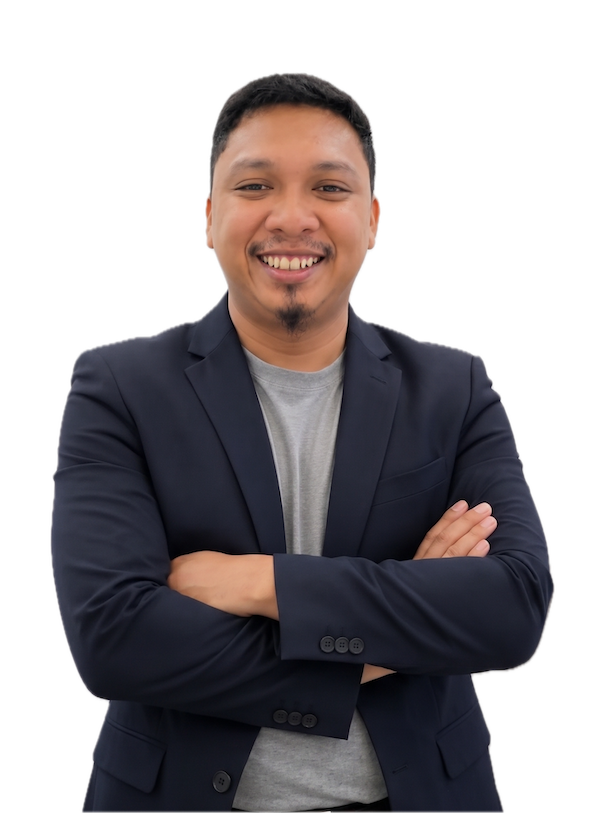
#> input picture src/assets/images/about/jonathan-transparent.png, 600 x 813 px
$ python defringe_jonathan.py
#> lines starting #> are read from the running program, lines starting #| are printed output that depends on the picture; after the words box and inside, x2 and y2 are one past the last pixel; in counts of white or black regions, pixels touching at a corner belong together
"""Decontaminate the alpha channel of jonathan-transparent.png.

Removes the whitish halo left around the subject by background removal.
For semi-transparent pixels, reverses the alpha-over-white compositing math
to recover the true subject color:  c = (observed - 255*(1-a)) / a.
Pixels that are near-pure-white AND only weakly opaque are zeroed out.

Original is backed up to jonathan-transparent.original.png on first run.
"""

from pathlib import Path
from PIL import Image
import numpy as np

SRC = Path(__file__).parent / "src" / "assets" / "images" / "about" / "jonathan-transparent.png"
BACKUP = SRC.with_name("jonathan-transparent.original.png")


def defringe(path: Path) -> None:
    if not BACKUP.exists():
        BACKUP.write_bytes(path.read_bytes())
        print(f"Backup written: {BACKUP.name}")

    img = Image.open(path).convert("RGBA")
#> img is the input picture: PIL image 600x813 RGBA; mean R, G, B, A 36.8, 32.3, 34.7, 130.2
    arr = np.array(img).astype(np.float32)
    r, g, b, a = arr[..., 0], arr[..., 1], arr[..., 2], arr[..., 3]
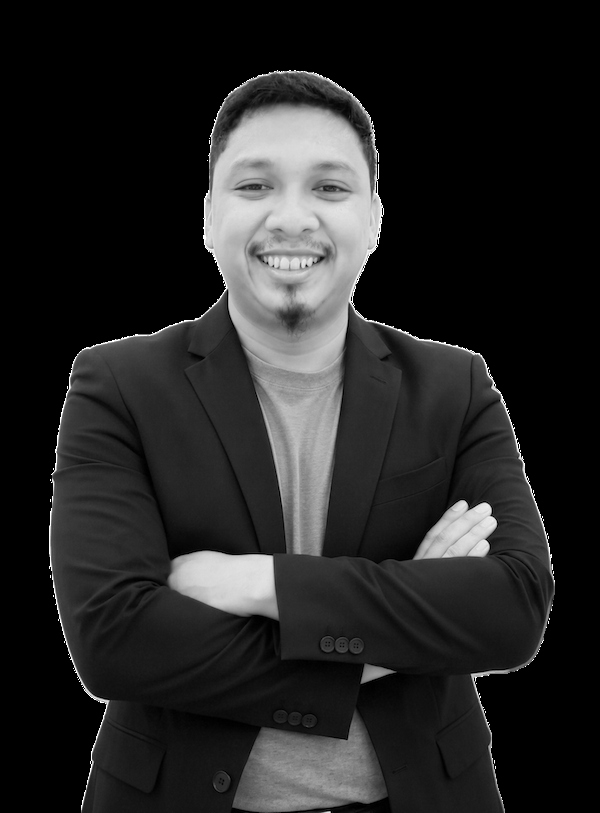
#> r: shape (813, 600) float32; min 0, max 255, mean 36.8
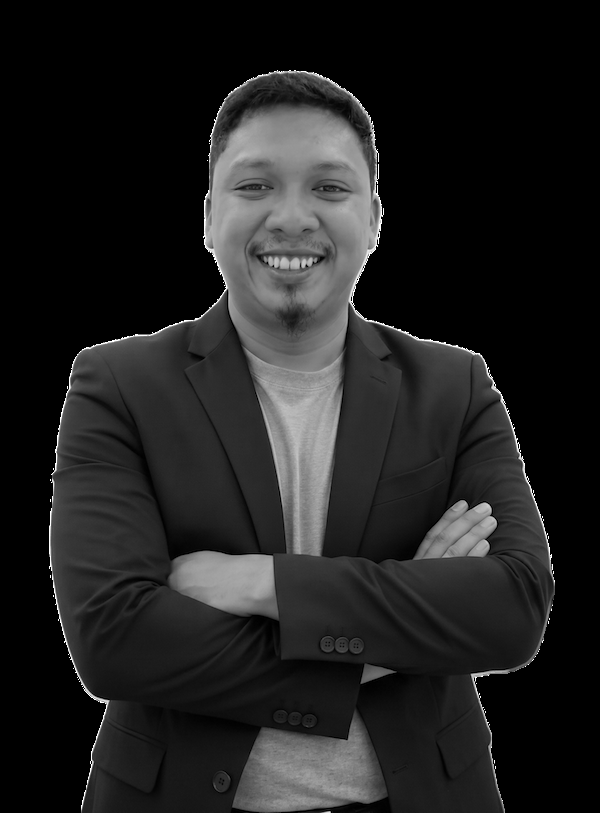
#> g: shape (813, 600) float32; min 0, max 255, mean 32.3
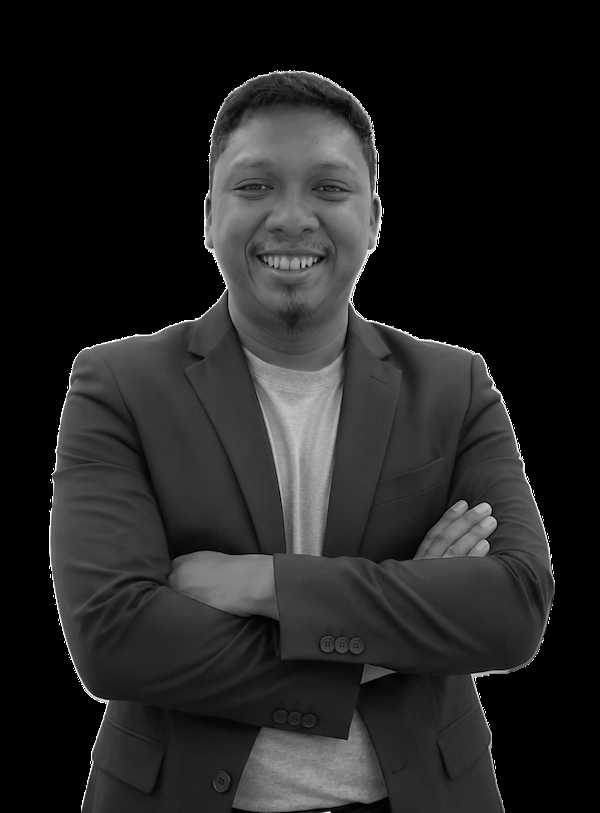
#> b: shape (813, 600) float32; min 0, max 255, mean 34.7

    alpha_n = a / 255.0
    edge = (alpha_n > 0.02) & (alpha_n < 0.98)
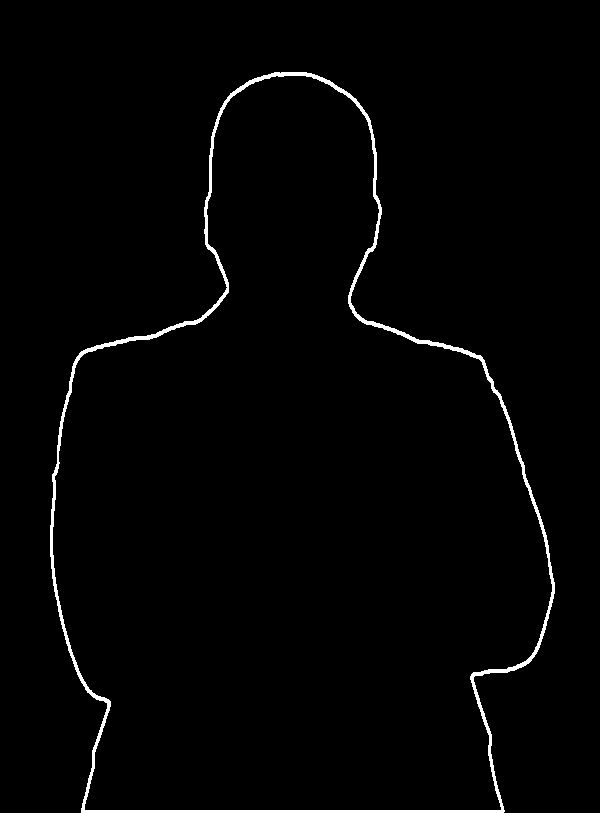
#> edge: shape (813, 600) bool; 1.6% white; 1 white region, box (x1, y1, x2, y2) and area: (50, 72, 555, 813) 7875

    near_white = (r > 235) & (g > 235) & (b > 235)
#> near_white: shape (813, 600) bool; 0.27% white in thin lines or dots, all inside (x1, y1, x2, y2) = (49, 70, 555, 808)
    weak_alpha = alpha_n < 0.55
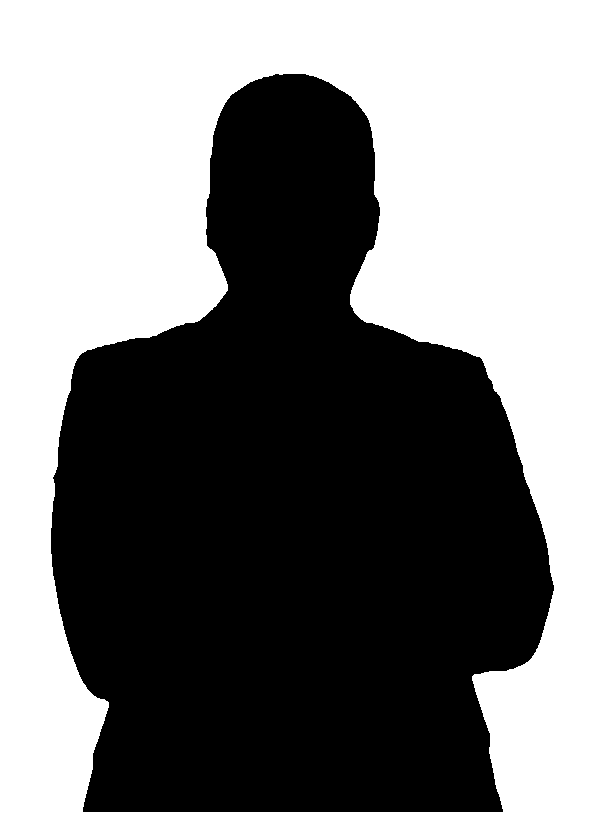
#> weak_alpha: shape (813, 600) bool; 49% white; 1 white region, box (x1, y1, x2, y2) and area: (0, 0, 600, 813) 238870
    erase = edge & near_white & weak_alpha
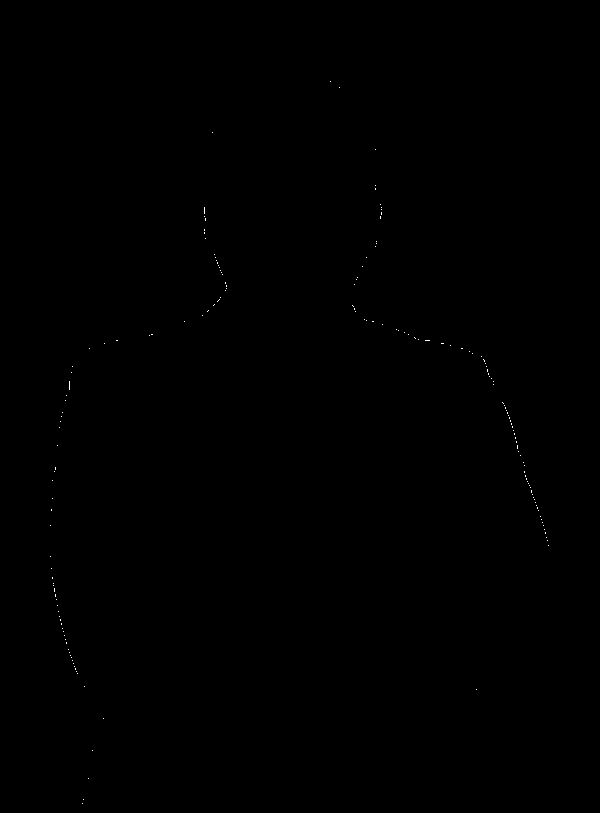
#> erase: shape (813, 600) bool; 0.05% white in thin lines or dots, all inside (x1, y1, x2, y2) = (50, 81, 549, 804)
    a = np.where(erase, 0.0, a)

    alpha_n = a / 255.0
    safe_a = np.maximum(alpha_n, 0.01)
    decontaminate = edge & ~erase
#> decontaminate: shape (813, 600) bool; 1.6% white; 1 white region, box (x1, y1, x2, y2) and area: (50, 72, 555, 813) 7622
    r_fix = (r - 255.0 * (1.0 - alpha_n)) / safe_a
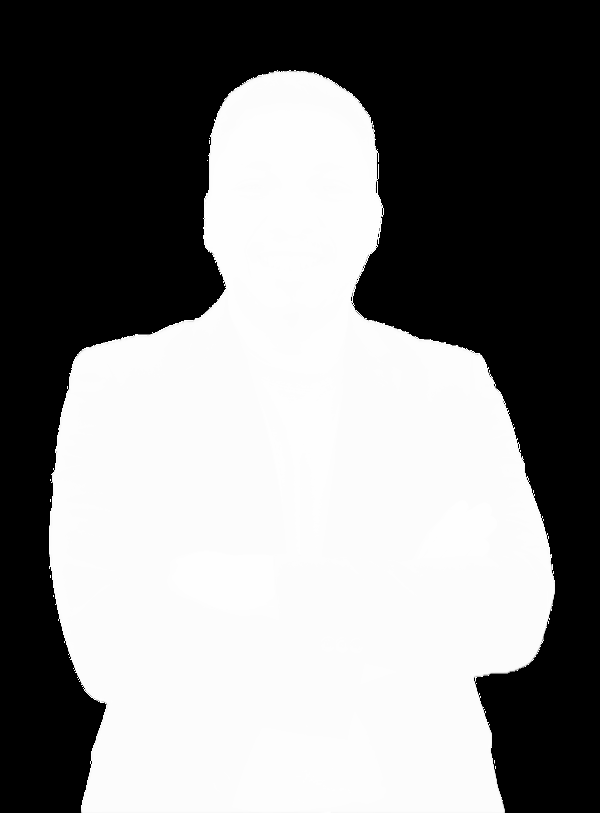
#> r_fix: shape (813, 600) float32; min -25500, max 255, mean -12176.4; drawn with min black and max white
    g_fix = (g - 255.0 * (1.0 - alpha_n)) / safe_a
    b_fix = (b - 255.0 * (1.0 - alpha_n)) / safe_a

    r = np.where(decontaminate, np.clip(r_fix, 0, 255), r)
    g = np.where(decontaminate, np.clip(g_fix, 0, 255), g)
    b = np.where(decontaminate, np.clip(b_fix, 0, 255), b)

    out = np.stack([r, g, b, a], axis=-1).clip(0, 255).astype(np.uint8)
    Image.fromarray(out, mode="RGBA").save(path, optimize=True)
    print(f"Defringed: {path.name}  ({out.shape[1]}×{out.shape[0]})")
#| Defringed: jonathan-transparent.png  (600×813)


if __name__ == "__main__":
    defringe(SRC)

$ run again, with src/assets/images/about/andrew-transparent.png copied over src/assets/images/about/jonathan-transparent.png
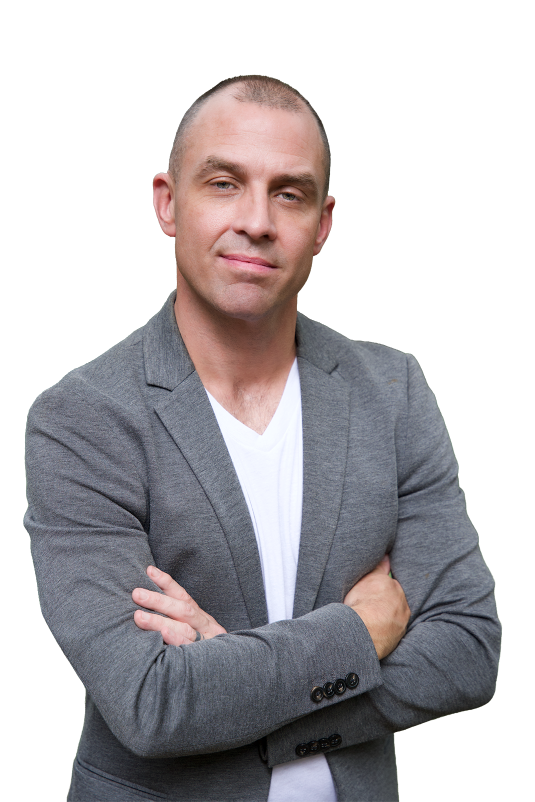
#> input picture src/assets/images/about/andrew-transparent.png, 1069 x 1603 px (shown at 1/2 size)
#> in defringe, img is the input picture: PIL image 1069x1603 RGBA; mean R, G, B, A 64.5, 60.8, 63.6, 133.7
#> in defringe, `edge = (alpha_n > 0.02) & (alpha_n < 0.98)`:
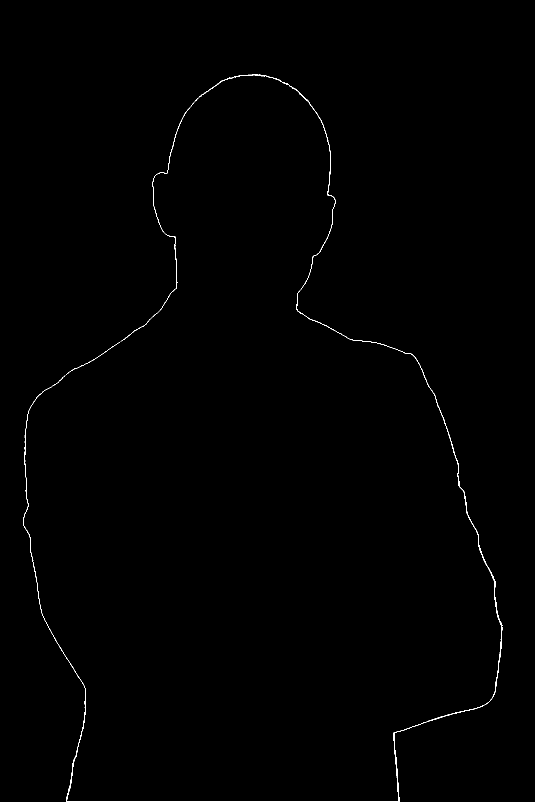
#> edge: shape (1603, 1069) bool (shown at 1/2 size); 0.33% white in thin lines or dots, all inside (x1, y1, x2, y2) = (46, 149, 1005, 1603)
#> near_white: shape (1603, 1069) bool; 2% white; 52 white regions (47 under 20 px), largest, box (x1, y1, x2, y2) and area: (411, 750, 604, 1218) 34761, (530, 1141, 538, 1160) 84, (583, 1082, 595, 1092) 50, (574, 1115, 584, 1123) 28, (532, 1160, 538, 1166) 20
#> in defringe, `weak_alpha = alpha_n < 0.55`:
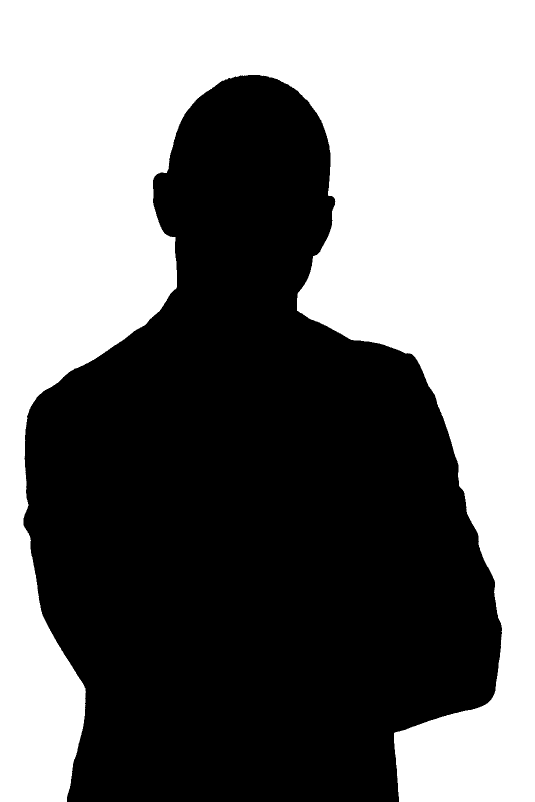
#> weak_alpha: shape (1603, 1069) bool (shown at 1/2 size); 47.6% white; 1 white region, box (x1, y1, x2, y2) and area: (0, 0, 1069, 1603) 814993
#> erase: shape (1603, 1069) bool; every value is 0
#| Defringed: jonathan-transparent.png  (1069×1603)

$ run again, with src/assets/images/about/dipesh-transparent.png copied over src/assets/images/about/jonathan-transparent.png
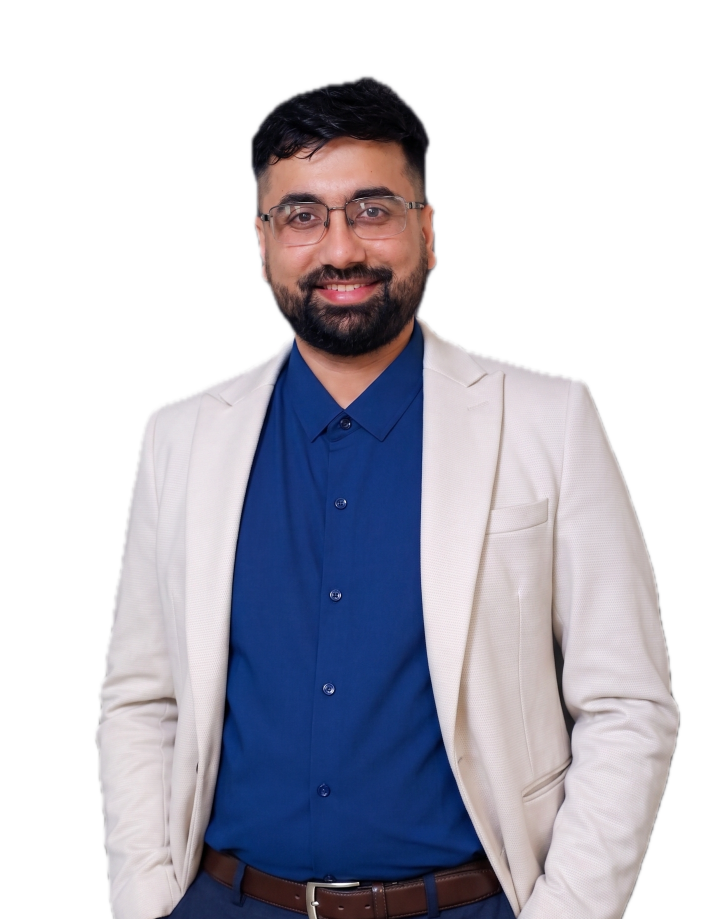
#> input picture src/assets/images/about/dipesh-transparent.png, 1439 x 1838 px (shown at 1/2 size)
#> in defringe, img is the input picture: PIL image 1439x1838 RGBA; mean R, G, B, A 67.3, 67, 77.2, 128.3
#> in defringe, `edge = (alpha_n > 0.02) & (alpha_n < 0.98)`:
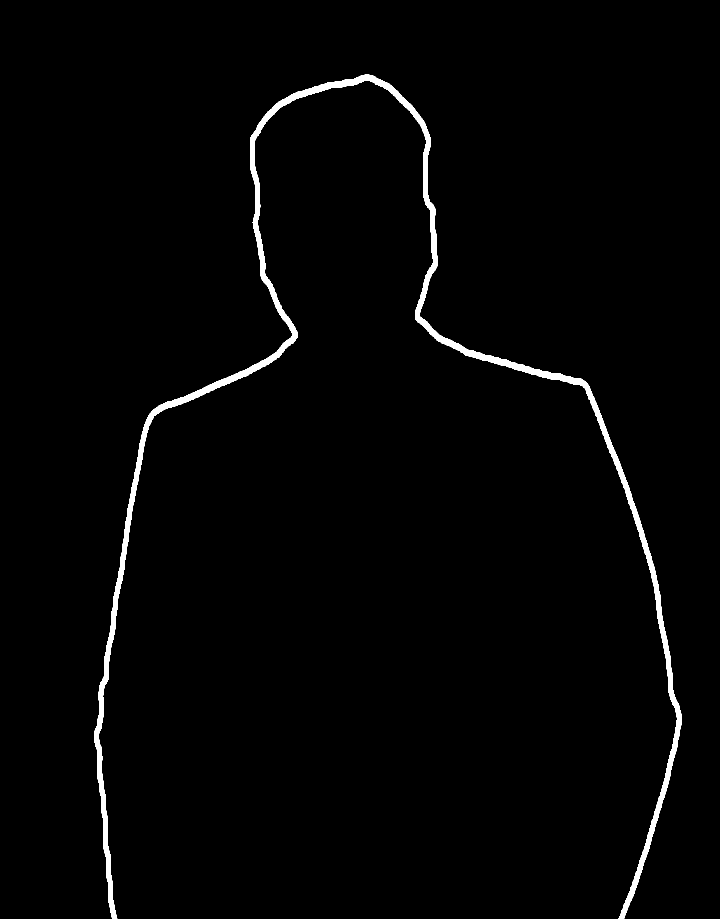
#> edge: shape (1838, 1439) bool (shown at 1/2 size); 1.6% white; 1 white region, box (x1, y1, x2, y2) and area: (188, 149, 1363, 1838) 43354
#> near_white: shape (1838, 1439) bool; 0.2% white in thin lines or dots, all inside (x1, y1, x2, y2) = (376, 397, 1245, 1822)
#> in defringe, `weak_alpha = alpha_n < 0.55`:
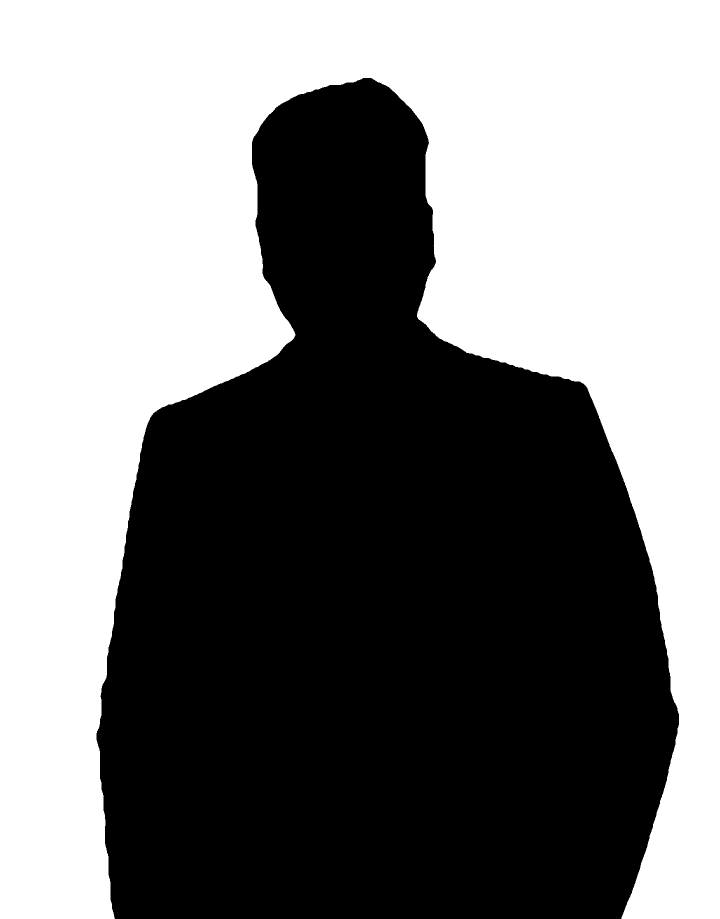
#> weak_alpha: shape (1838, 1439) bool (shown at 1/2 size); 49.7% white; 1 white region, box (x1, y1, x2, y2) and area: (0, 0, 1439, 1838) 1314969
#> erase: shape (1838, 1439) bool; every value is 0
#| Defringed: jonathan-transparent.png  (1439×1838)
